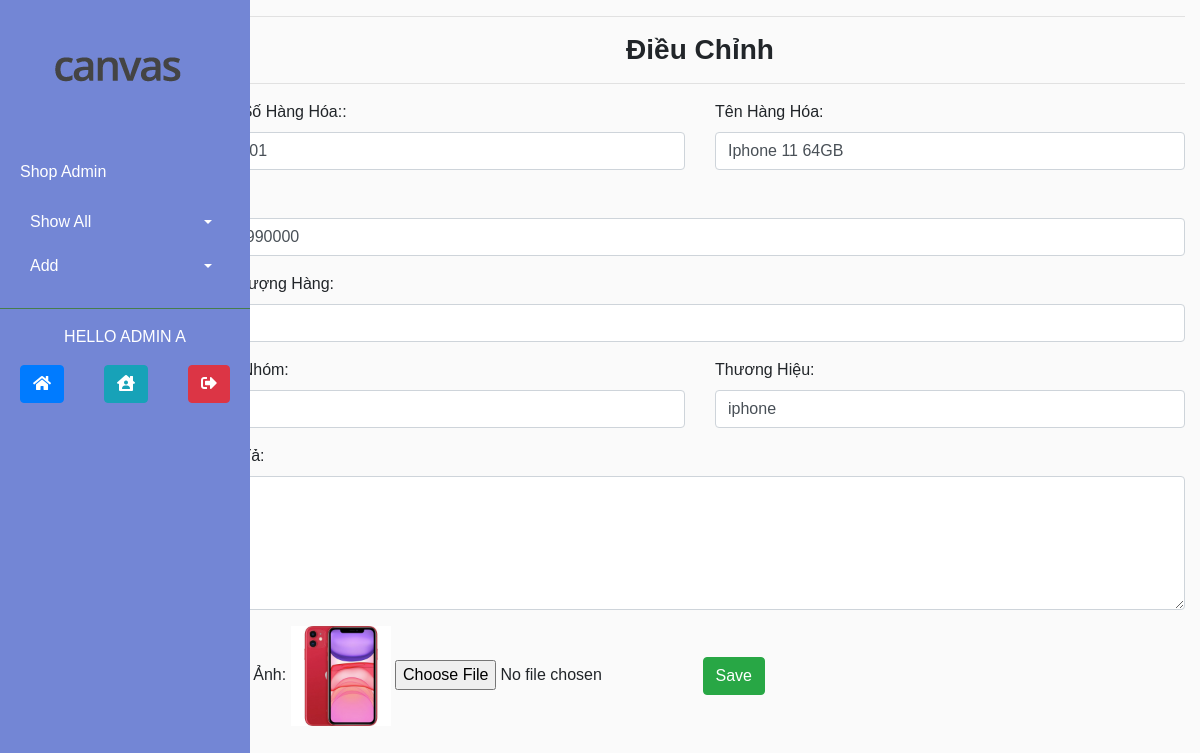
/Resoures/php/edit.php?MSHH=DT01 (signed in), run on the app's committed database.
### tables this page shows
CREATE TABLE `hanghoa` (
  `MSHH` varchar(5) NOT NULL,
  `TenHH` varchar(50) NOT NULL,
  `Gia` int(11) NOT NULL,
  `SoLuongHang` tinyint(4) NOT NULL,
  `MaNhom` varchar(5) NOT NULL,
  `ThuongHieu` varchar(30) NOT NULL,
  `MoTaHH` varchar(200) DEFAULT NULL,
  `hinh` varchar(256) NOT NULL
);

### Resoures/php/edit.php (the view, shortened to what this page needs)
<?php session_start();
	if(!isset($_SESSION["admin"])){
		echo '<script type="text/javascript">window.history.back();</script>';
	}else{
		?>
<!DOCTYPE html>
<html lang="en">
<head>
	<link rel="stylesheet" type="text/css" href="../bootstrap/css/bootstrap.min.css">
	<link rel="stylesheet" type="text/css" href="../css/style_admin.css">
	<link rel="stylesheet"  href="../fontawesome/css/all.css">
</head>
<body>
<?php
	include 'connect.php';
	if(isset($_GET['MSHH'])){
		$id = mysqli_real_escape_string($connect,$_GET['MSHH']);
		$sql = "SELECT * FROM `hanghoa` WHERE MSHH='$id'";
		$result =  mysqli_query($connect,$sql);
		while($row = mysqli_fetch_array($result)){
		?>
			<div class="container-fluid">
				<div class="row">
					<div class="col-2">
						<?php include 'admin_nav.php';?>
					</div>
					<div class="col-md-10">
						<hr><h3 class="text-center font-weight-bold">Điều Chỉnh</h3><hr>
						<form enctype="multipart/form-data" method="post">
							<div class="row">
								<div class="col-6">
									<div class="form-group">
										<label>Mã Số Hàng Hóa::</label>
										<input type="text" name="mshh" class="form-control" value="<?php echo $row['MSHH'];?>">
									</div>
								</div>
								<div class="col-6">
									<div class="form-group">
										<label>Tên Hàng Hóa:</label>
										<input type="text" name="tenhh" class="form-control" value="<?php echo $row['TenHH'];?>">
									</div>
								</div>
							</div>
							<div class="form-group">
								<label>Giá:</label>
								<input type="number" name="gia" class="form-control" value="<?php echo $row['Gia'];?>">
							</div>
							<div class="form-group">
								<label>Số Lượng Hàng:</label>
								<input type="number" name="sl" class="form-control" value="<?php echo $row['SoLuongHang'];?>">
							</div>
							<div class="row">
								<div class=col-6>
									<div class="form-group">
										<label>Mã Nhóm:</label>
										<input type="text" name="mnhom" class="form-control" value="<?php echo $row['MaNhom'];?>">
									</div>
								</div>
								<div class="col-6">
									<div class="form-group">
										<label>Thương Hiệu:</label>
										<input type="text" name="ThuongHieu" class="form-control" value="<?php echo $row['ThuongHieu'];?>">
									</div>
								</div>
							</div>
							<div class="form-group">
								<label>Mô Tả:</label>
								<textarea rows="5" name="comment" class="form-control"><?php echo $row['MoTaHH'];?></textarea>
							</div>
							<div class="form-group">
								<label>Hình Ảnh:</label>
								<img src="../<?php echo $row['hinh']?>" height='100px' width='100px'>
								<input type="file" name="imgupload">
								<button type="submit" name="Edit" class="btn btn-success">Save</button>
							</div>
						</form>
					</div>
				</div>
			</div>
			<?php
		}
	}
?>
</body>
</html>
<?php
	}
	?>

### Resoures/php/admin_nav.php (shortened to what this page needs)
<?php
	if(!isset($_SESSION['admin'])){
		echo '<script type="text/javascript">window.history.back();</script>';
	}else{
	?>
<div class="wrapper">
	<nav id="sidebar">
		<div class="sidebar-header">
			<img src="../img/logo_2.png">
		</div>
		<ul class="list-unstyled components">
			<p class="p">Shop Admin</p>
			<li>
				<a href="#showall" data-toggle=collapse class="dropdown-toggle">Show All</a>
			</li>
			<li class="active">
				<a href="#addmenu" data-toggle="collapse" class="dropdown-toggle" aria-expanded="false">Add</a>
			</li>
		</ul>
		<p class="text-center text-uppercase">Hello <?php echo $_SESSION['User_Name']?></p>
		<div class="d-flex justify-content-around">
			<a href="../../../Do_an_web/index.php" class="btn btn-primary"><i class="fas fa-home"></i></a>
			<a href="admin.php" class="btn btn-info"><i class="fas fa-house-user"></i></a>
			<a href="logout.php" class="btn btn-danger"><i class="fas fa-sign-out-alt"></i></a>
		</div>
	</nav>
</div>
<?php
	}
?>

### Resoures/css/style_admin.css (style rules this page uses)
.wrapper { display: flex; width: 100%; }
#sidebar { min-width: 250px; max-width: 250px; background: #7386D5; color: #fff; top: 0; z-index: 100; left: 0; transition: all 0.5s; position: fixed; height: 100vh; }
#sidebar .sidebar-header { background: #7386D5; padding: 20px; }
#sidebar .sidebar-header img { margin-left: 35px; height: 100px; }
#sidebar ul.components { padding: 20px; border-bottom: 1px solid #477d4b; }
#sidebar ul p { color: #fff padding: 10px; text-align: left; }
#sidebar ul li a { padding: 10px; font: 1.1em; display: block; border-radius: 5px; }
a[data-toggle="collapse"] { position: relative; }
.dropdown-toggle::after { display: block; position: absolute; top: 50%; left: 180px; transform: translateY(-50%); }
body { font-family: 'Poppins' , sans-serif; background: #fafafa; }
a, a:hover, a:focus { color: inherit; text-decoration: none; transition: all 0.5s; }

### data on the page
hanghoa: mshh "DT01", tenhh "Iphone 11 64GB", gia "19990000", sl "5", mnhom "DT", ThuongHieu "iphone", hinh (picture)
